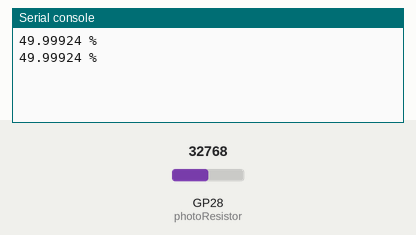
A program run on a simulated Raspberry Pi Pico running MicroPython. Shown: the last lines printed to the serial console. The inputs (shaded band) are chosen by the test bench; at power-on: GP28 (photoResistor) = 32768 (analog values on the 0–65535 scale).

Above: at 1.2 s.
1.3 s: GP28 (photoResistor) set to 45874
At 2.6 s:
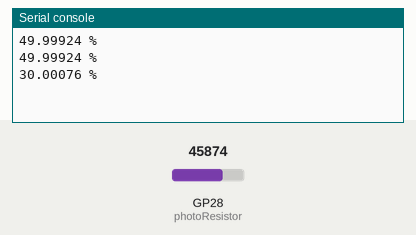
2.8 s: GP28 (photoResistor) set to 57670
At 3.8 s:
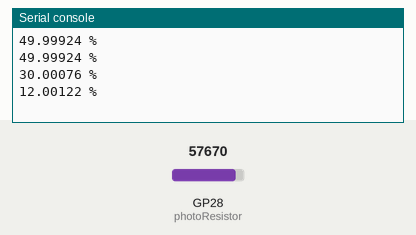
Timing chart, 0 to 5.8 s (numbered marks = the images above; inputs shaded):
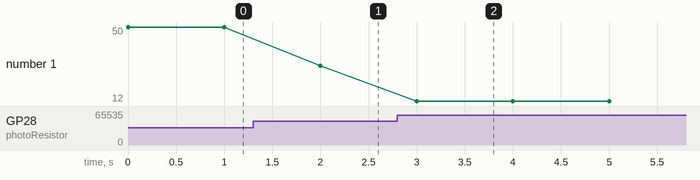

Measured:
- after the input at 1.3 s, the serial console: prints a new line after 0.70 s (image 1)
- after the input at 2.8 s, the serial console: prints a new line after 0.20 s (image 2)
- plotted number 1: 50 → 30 after the input at 1.3 s, 30 → 12 after the input at 2.8 s

The program:

ldr.py
```python
from machine import ADC,Pin
import utime

photoResistor=ADC(28)

while True:
    brightness_level=photoResistor.read_u16()
    print((65535-brightness_level)/65535*100,'%')
    utime.sleep(1)
```
